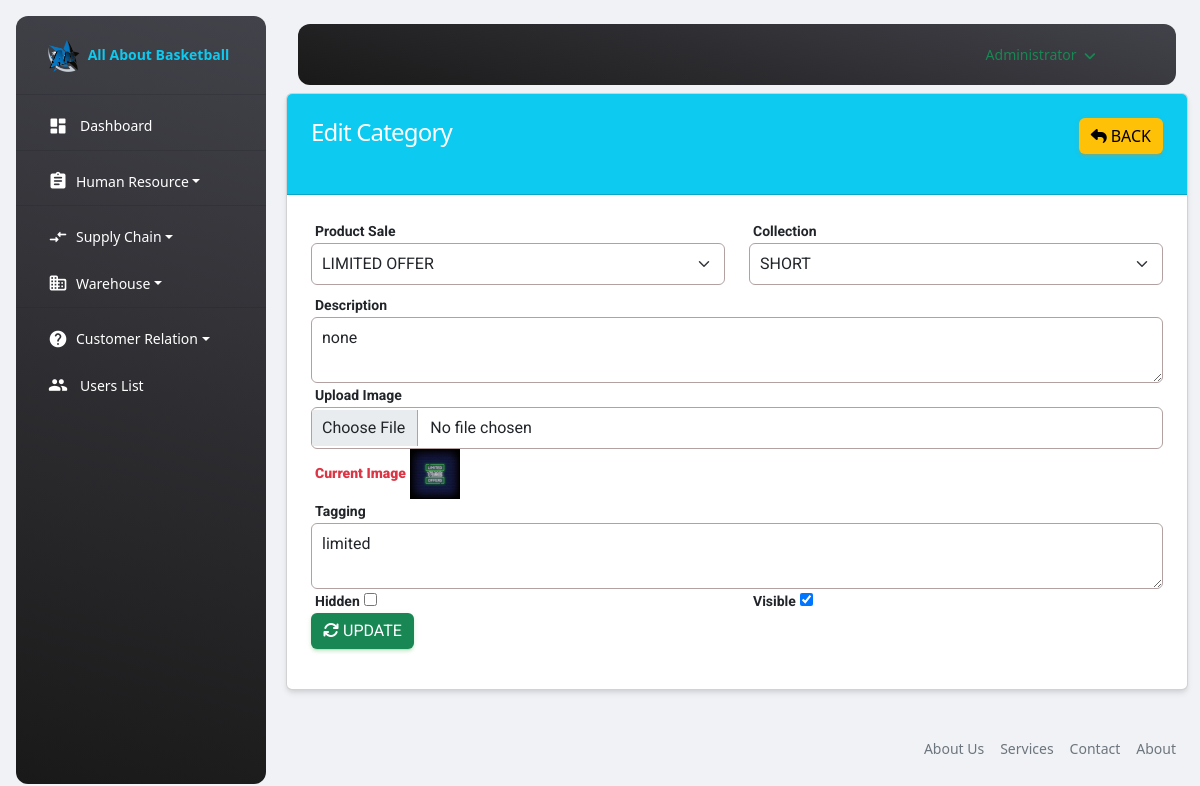
/admin/edit-category.php?id=105 (signed in), run on the app's committed database.
### tables this page shows
CREATE TABLE `categories` (
  `id` int(11) NOT NULL,
  `name` varchar(191) NOT NULL,
  `slug` varchar(191) NOT NULL,
  `description` longtext NOT NULL,
  `status` tinyint(4) NOT NULL DEFAULT 0,
  `popular` tinyint(4) NOT NULL DEFAULT 0,
  `image` varchar(191) NOT NULL,
  `meta_keywords` mediumtext NOT NULL,
  `created_at` timestamp NOT NULL DEFAULT current_timestamp()
);

### functions/myfunctions.php (called while the page is built, shortened)
<?php
include('../config/dbcon.php');
function getByID($table, $id)
{
    global $con;
    $query = "SELECT * FROM $table WHERE id = '$id'";
    return $query_run = mysqli_query($con, $query);
    exit();
}
?>

### admin/edit-category.php (the view, shortened to what this page needs)
<?php
include('includes/header.php');
?>
<div class="container">
    <div class="row">
       <div class="col-md-12">
                <?php
                if(isset($_GET['id']))
                {
                    $id = $_GET['id'];
                    $category = getByID("categories", $id);
                    if(mysqli_num_rows($category) > 0)
                    {
                        $data = mysqli_fetch_array($category);
                        ?>
                            <div class="card">
                                <div class="card-header bg-info">
                                    <h4 class="text-white">Edit Category
                                    <a href="category.php" class = "btn btn-warning float-end"><i class="fa fa-reply me-1"></i>Back</a>
                                    </h4>
                                </div>
                                <div class="card-body">
                                    <form action="code.php" method="POST" enctype="multipart/form-data">
                                        <div class="row">
                                            <div class="col-md-6">
                                                <label for="" class="mb-0 text-dark fw-bold">Product Sale</label>
                                                <select required name="slug" class="form-select mb-2">
                                                    <option readonly hidden value="<?= $data['slug'] ?>"><?= $data['slug'] ?></option>
                                                </select>
                                            </div>
                                            <div class="col-md-6">
                                            <label for="" class="mb-0 text-dark fw-bold">Collection</label>
                                                <select required name="name" class="form-select mb-2">
                                                    <option readonly hidden value="<?= $data['name'] ?>"><?= $data['name'] ?></option>
                                                </select>
                                             </div>
                                        <div class="col-md-12">
                                            <label for="" class ="mb-0 text-dark fw-bold">Description</label>
                                            <textarea row = "3" name = "description" placeholder = "Enter description" class="form-control"><?= $data['description']?></textarea>
                                        </div>
                                        <div class="col-md-12">
                                            <label for="" class ="mb-0 text-dark fw-bold">Upload Image</label>
                                            <input type="file" name = "image" class="form-control">
                                            <label for="" class ="mb-0 text-danger fw-bold"> <strong> Current Image </strong></label>
                                            <img src="../uploads/<?= $data['image']?>" width="50px" height="50px" alt="">
                                        </div>
                                        <div class="col-md-12">
                                            <label for="" class ="mb-0 text-dark fw-bold">Tagging</label>
                                            <textarea row = "3" name = "meta_keywords" placeholder = "Enter meta keywords" class="form-control"><?= $data['meta_keywords']?></textarea>
                                        </div>
                                        <div class="col-md-6">
                                            <label for="" class ="mb-0 text-dark fw-bold">Hidden</label>
                                            <input type="checkbox" <?= $data['status'] ? "checked":""?> name = "status">
                                        </div>
                                        <div class="col-md-6">
                                            <label for="" class ="mb-0 text-dark fw-bold">Visible</label>
                                            <input type="checkbox" <?= $data['popular'] ? "checked":""?> name = "popular">
                                        </div>
                                        <div class="col-md-12">
                                            <button type = "submit" class = "btn btn-success" name = "update_cate_btn"><i class="fa fa-refresh me-1"></i>Update</button>
                                        </div>
                                    </form>
                                </div>
                            </div>
                        <?php
                    }
                    else
                    {
                        echo "Category not Found";
                    }
                }
                else
                {
                    echo "ID Missing From URL";
                }
                  ?>
         </div>
     </div>
 </div>
    <?php include('includes/footer.php'); ?>

### admin/includes/header.php (style rules this page uses)
.form-control { border: 1px solid #b3a1a1 !important; padding: 8px 10px; }
.form-select { border: 1px solid #b3a1a1 !important; padding: 8px 10px; }

### data on the page
categories: slug "LIMITED OFFER", name "SHORT", description "none", image (picture), meta_keywords "limited", popular "☑"

### other printed values
$_SESSION['auth_user']['name'] "Administrator"
